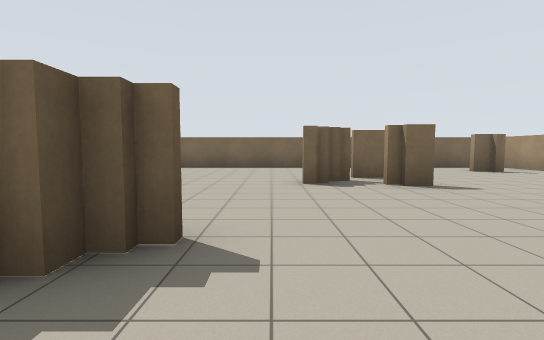
View 1 (above)

16 first-person views from a walk through a world built for the Player/Stage simulator. The camera is 1.2 m above the floor, tilts 4° down and sees 85° across. The lines on the ground mark 1 m squares. The floor is counted in squares, 2 m on a side. Each view is taken from the middle of a square. On the plan, view 1 faces up. The plan holds only what a view shows up to about 9 squares ahead; the rest is blank. The place goes on beyond the plan. The robots in the file are not drawn.

View 2
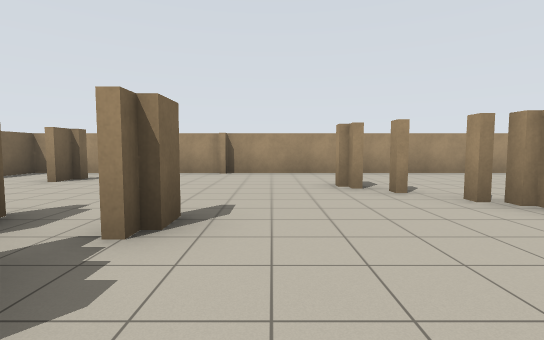

View 3
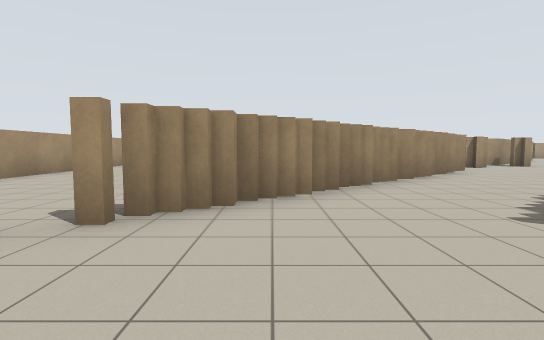

View 4
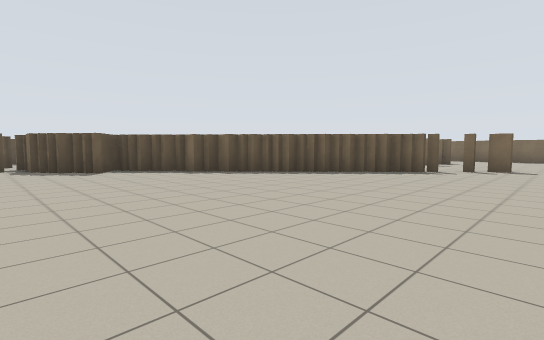

View 5
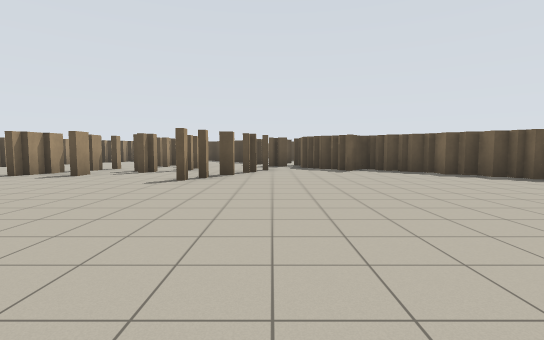

View 6
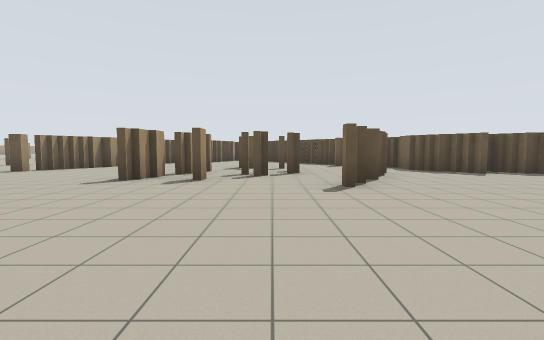

View 7
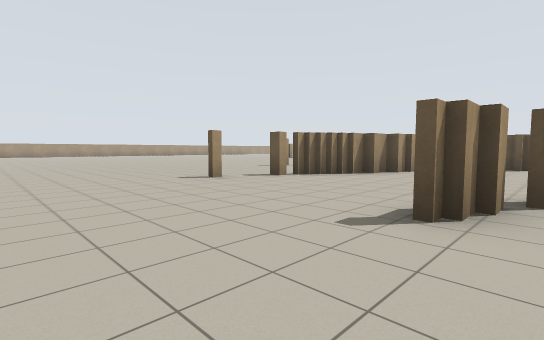

View 8
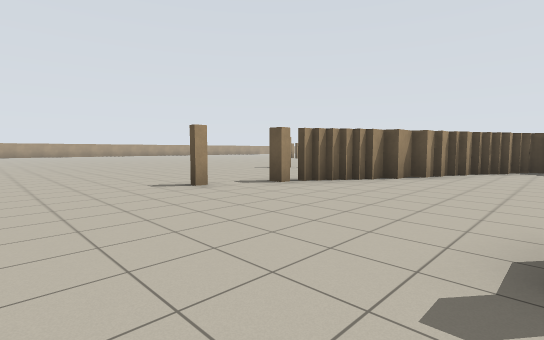

View 9
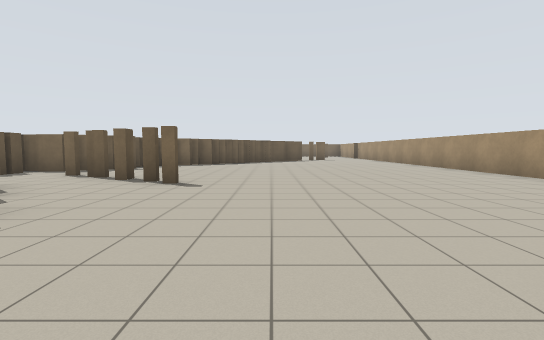

View 10
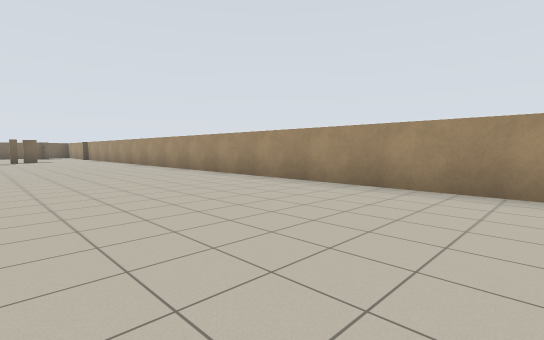

View 11
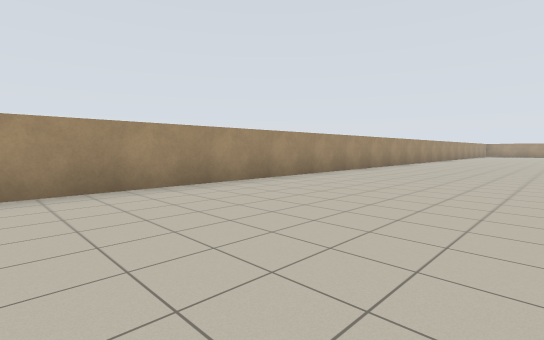

View 12
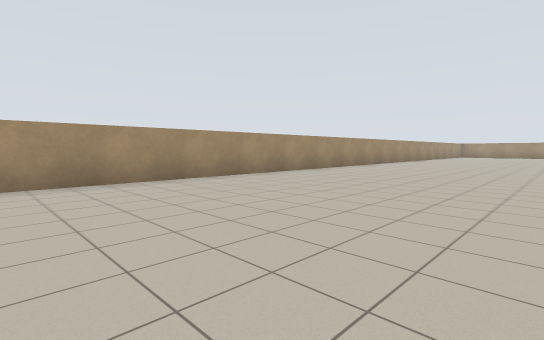

View 13
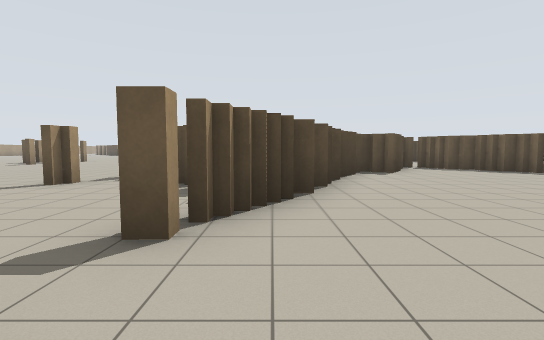

View 14
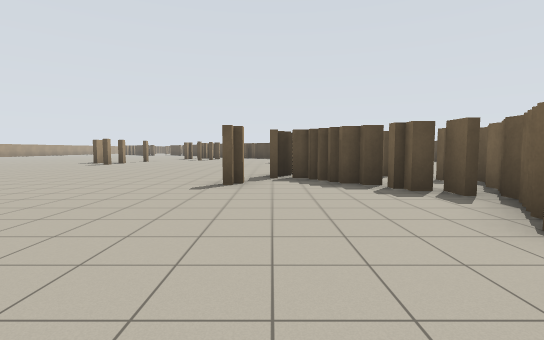

View 15
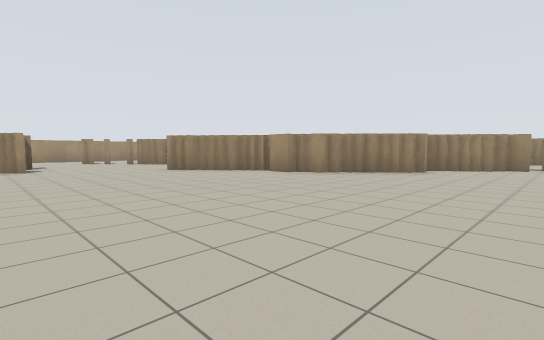

View 16
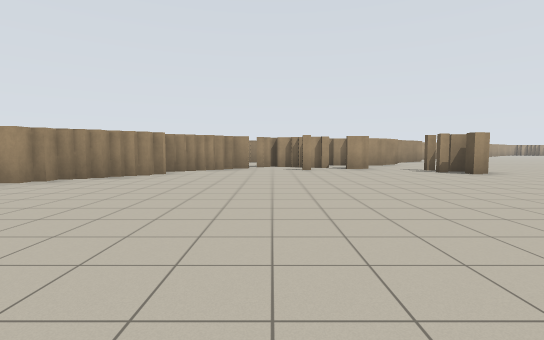

### Floor plan
Key: @ floor where view 1 was taken; # wall or solid block; x gap in a wall; . floor; T thing the floor can be seen under or through.
Columns run from 16 left of view 1 to 8 right of it. Each row starts with its distance up from view 1.
 10                        ##
  9               ....   ...#
  8               ....  ..#.#
  7               .... .....#
  6        .................#
  5        ..........##.....#
  4       ..................#
  3      ................#..#
  2     ...............TT...#
  1    ...........##..#T....#
  0   ..........###.@##.....#
 -1  ..........##...##......#
 -2 ..........##...##.......#
 -3 ..#......##...##........#
 -4    ..x#.##...##.........#
 -5       ### ...##.........#
 -6            ###..........#
 -7            #............#
 -8             ..###.......#
 -9        #    .#..........#
-10       ##..  ..#.........#
-11       #....  .x.........#
-12       #......###........#
-13       ##................#
-14        ##...............#
-15         ###.............#
-16         #####...........#
-17         #####x..........#
-18         ###.............#
-19        .##..............#
-20        ...#.............#
-21        .................#

Positions as (right, up) in squares from view 1, and headings:
1: (0, 0), facing up
2: (0, 4), facing right
3: (2, 4), facing down
4: (6, -7), facing up-left
5: (6, -7), facing left
6: (5, -10), facing left
7: (2, -12), facing down-left
8: (1, -13), facing down-left
9: (2, -14), facing up
10: (3, -14), facing up-right
11: (3, -12), facing down-right
12: (2, -15), facing down-right
13: (-1, -16), facing left
14: (-1, -19), facing left
15: (-9, 6), facing down-right
16: (-9, 5), facing down
